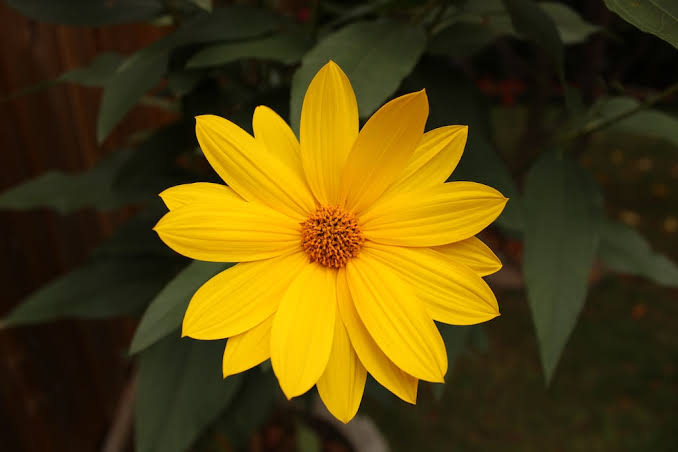
#> input picture Assets/Flower.jpg, 678 x 452 px, given in place of the camera
$ python Task1.py
#> lines starting #> are read from the running program, lines starting #| are printed output that depends on the picture; after the words box and inside, x2 and y2 are one past the last pixel; in counts of white or black regions, pixels touching at a corner belong together
# Task objective: Following a specific colored object
import cv2
import numpy as np

cap = cv2.VideoCapture(0)
pts = []
def nothing():
    pass
cv2.namedWindow("HSV", cv2.WINDOW_NORMAL)
cv2.createTrackbar("h", "HSV", 0, 180, nothing)
cv2.createTrackbar("s", "HSV", 0, 255, nothing)
cv2.createTrackbar("v", "HSV", 0, 255, nothing)
img = np.zeros((300, 300), np.uint8)

while True:

    ret, frame = cap.read()
#> frame is the input picture: shape (452, 678, 3); mean B, G, R 12.6, 68.4, 85.8
    print(frame.shape)
#| (452, 678, 3)
    hsv = cv2.cvtColor(frame, cv2.COLOR_BGR2HSV)
#> hsv: shape (452, 678, 3); mean H, S, V 25.6, 181.3, 87
    h = cv2.getTrackbarPos("h", "HSV")
    s = cv2.getTrackbarPos("s", "HSV")
    v = cv2.getTrackbarPos("v", "HSV")
    lower = np.array([h, s, v]) # use the trackbars initially to choose the color you want
    upper = np.array([180, 255, 255])
    mask = cv2.inRange(hsv, lower, upper)
#> mask: shape (452, 678); every value is 255
    kernal = np.ones((15, 15), np.uint8)
    opening = cv2.morphologyEx(mask, cv2.MORPH_OPEN, kernal)
    contours, hierarchy = cv2.findContours(opening, cv2.RETR_EXTERNAL, cv2.CHAIN_APPROX_SIMPLE)
#> contours = [[[0, 0], [0, 451], [677, 451], [677, 0]]]
    cv2.drawContours(frame, contours, -1, (255, 100, 0), 3)
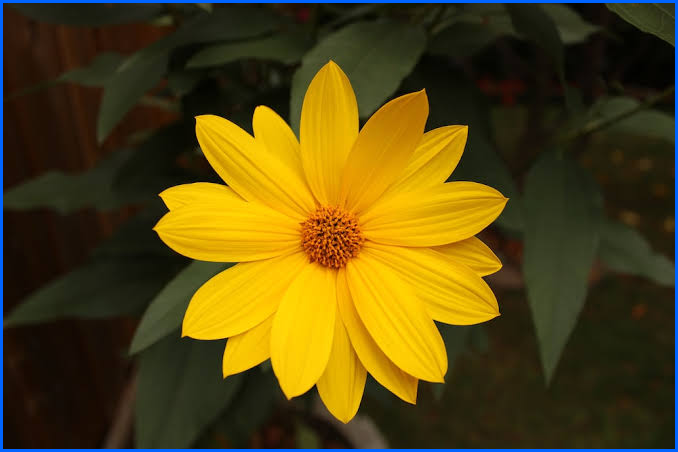
#> frame: shape (452, 678, 3); 2.2% of pixels changed, all inside (x1, y1, x2, y2) = (0, 0, 678, 452)


    for i in contours:
        M = cv2.moments(i)
        if M['m00'] != 0:
            cx = int(M['m10']/M['m00'])
            cy = int(M['m01']/M['m00'])
            cv2.circle(frame, (cx, cy), 7, (255, 0, 0), -1)
#> this loop made 1 pass
#> (i, cx, cy) on pass 1: ([[0, 0], [0, 451], [677, 451], [677, 0]], 338, 225)
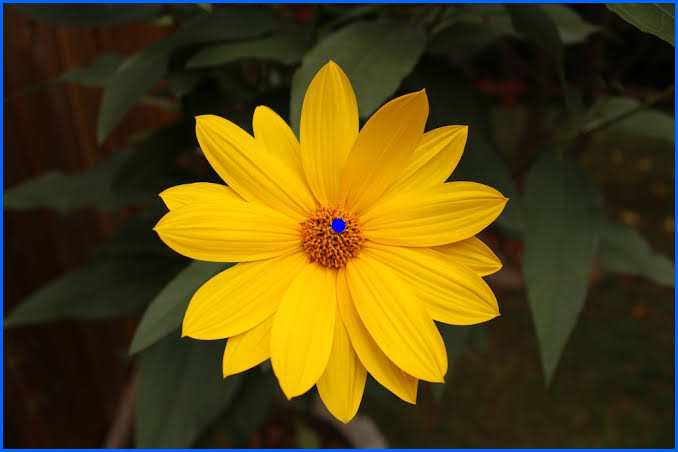
#> frame: shape (452, 678, 3); 0.05% of pixels changed, all inside (x1, y1, x2, y2) = (331, 218, 346, 233)

    pts.append(list((cx, cy)))
    for i in pts:
        cv2.circle(frame, i, 7, (255, 0, 0), -1)
#> this loop made 1 pass
#> i on pass 1: [338, 225]

    cv2.imshow("", frame)
    # [6 lines of commented-out code are left out]
    if cv2.waitKey(1) == ord("q"):
#> (key q is pressed here)
        break
cap.release()
cv2.destroyAllWindows
